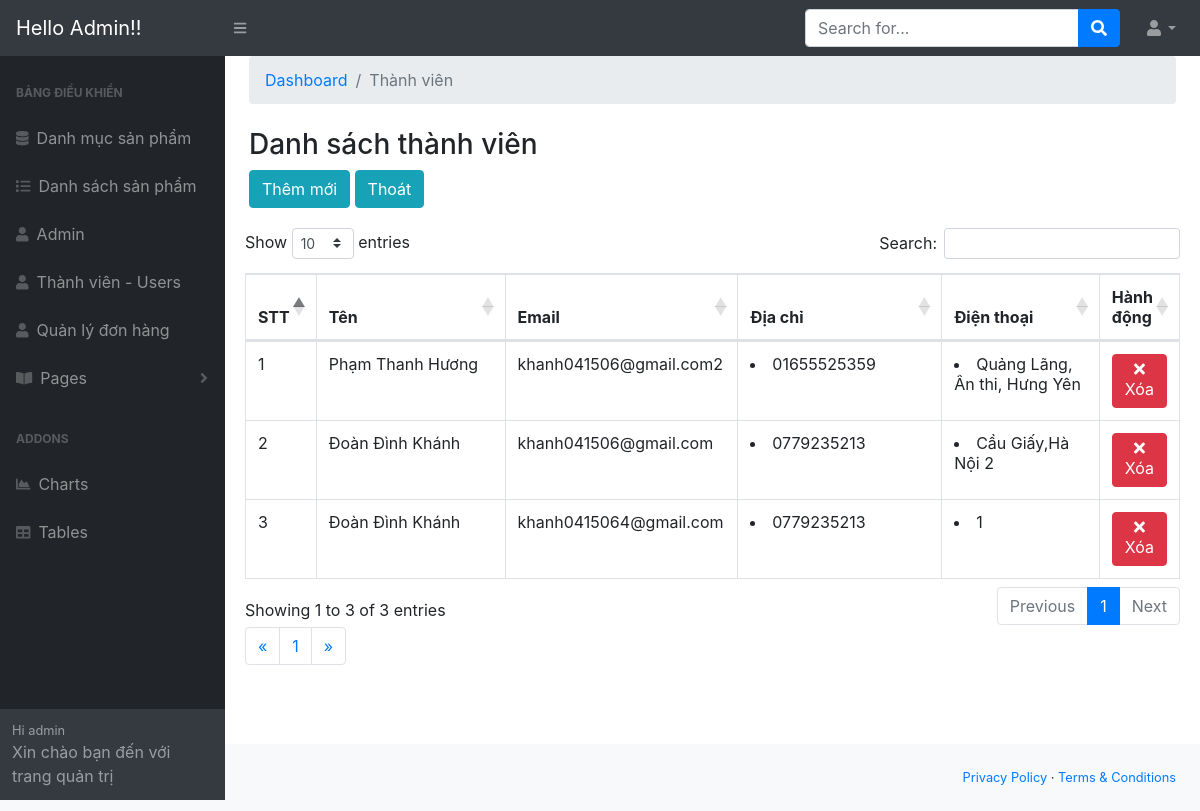
/admin/modules/user/index.php, run on the app's committed database.
### tables this page shows
CREATE TABLE `user` (
  `id` int(11) NOT NULL COMMENT 'tu tang\r\n',
  `name` varchar(100) DEFAULT NULL,
  `email` varchar(100) DEFAULT NULL,
  `phone` varchar(100) DEFAULT NULL,
  `address` varchar(200) DEFAULT NULL,
  `password` varchar(50) DEFAULT NULL,
  `anh` varchar(100) NOT NULL,
  `status` tinyint(4) DEFAULT 1,
  `token` varchar(50) DEFAULT NULL COMMENT 'xem xet viec khoa tk',
  `create_at_user` timestamp NULL DEFAULT NULL,
  `update_at_user` timestamp NULL DEFAULT NULL ON UPDATE current_timestamp()
);

### libraries/Database.php (called while the page is built, shortened)
<?php
    class Database
    {
        public $link;
        public function __construct()
        {
            $this->link = mysqli_connect("localhost","root","","btl") or die ();
            mysqli_set_charset($this->link,"utf8");
        }
        public function countTable($table)
        {
            $sql = "SELECT id FROM  {$table}";
            $result = mysqli_query($this->link, $sql) or die("Lỗi Truy Vấn countTable----" .mysqli_error($this->link));
            $num = mysqli_num_rows($result);
            return $num;
        }
         public function fetchAll($table)
        {
            $sql = "SELECT * FROM {$table} WHERE 1" ;
            $result = mysqli_query($this->link,$sql) or die("Lỗi Truy Vấn fetchAll " .mysqli_error($this->link));
            $data = [];
            if( $result)
            {
                while ($num = mysqli_fetch_assoc($result))
                {
                    $data[] = $num;
                }
            }
            return $data;
        }
         public  function fetchJone($table,$sql ,$page = 0,$row ,$pagi = false )
        {
            $data = [];
            $result = mysqli_query($this->link,$sql);
            if ($pagi == true )
            {
                $total = $this->countTable($table);
                $sotrang = ceil($total / $row);
                $start = ($page - 1 ) * $row ;
                $sql .= " LIMIT $start,$row";
                $data = [ "page" => $sotrang];
                $result = mysqli_query($this->link,$sql) or die("Lỗi truy vấn fetchJone ---- " .mysqli_error($this->link));
            }
            else
            {
                $result = mysqli_query($this->link,$sql) or die("Lỗi truy vấn fetchJone ---- " .mysqli_error($this->link));
            }
            if( $result)
            {
                while ($num = mysqli_fetch_assoc($result))
                {
                    $data[] = $num;
                }
            }
            return $data;
        }
    }
?>

### admin/autoload/autoload.php (called while the page is built, shortened)
<?php
    require_once __DIR__. "/../../libraries/Database.php";
    $db = new Database;
?>

### admin/modules/user/index.php (the view, shortened to what this page needs)
<?php
    require_once __DIR__. "/../../autoload/autoload.php";
    $user = $db->fetchAll("user");
    if(isset($_GET['page']))
    {
        $p= $_GET['page'];
    }
    else
    {
        $p=1;
    }
    $sql= "SELECT user.* FROM user ORDER BY ID DESC";
    $product=$db->fetchJone('user',$sql,$p,5,true);
    if(isset($product['page']))
    {
        $sotrang = $product['page'];
        unset($product['page']);
    }
?>
<?php require_once __DIR__. "/../../layouts/header.php";?>
            <div id="layoutSidenav_content">
                <main>
                    <div class="container-fluid">
                        <ol class="breadcrumb mb-4">
                            <li class="breadcrumb-item active"><a href="/website_phukien/admin/index.php">Dashboard</a></li>
                            <li class="breadcrumb-item active">Thành viên</li>
                        </ol>
                        <h3>Danh sách thành viên</h3>
                       <a href="#" class="btn btn-info">Thêm mới</a>
                       <a href="/website_phukien/admin/index.php" class="btn btn-info">Thoát</a>
                        </div>
                        <div class="card-body">
                            <div class="table-responsive">
                                    <table class="table table-bordered" id="dataTable" style="width:100%;height:300px"" cellspacing="0">
                                        <thead>
                                            <tr>
                                                <th>STT</th>
                                                <th>Tên </th>
                                                <th>Email</th>
                                                <th>Địa chỉ</th>
                                                <th>Điện thoại</th>
                                                <th>Hành động</th>
                                            </tr>
                                        </thead>
                                        <tbody>
                                            <?php
                                            $stt=1;
                                            foreach($product as $item): ?>
                                            <tr>
                                                <td style="width:5%;"><?php echo $stt ?></td>
                                                <td style="width:25%;"><?php echo $item['name'] ?></td>
                                                <td style="width:25%;"><?php echo $item['email'] ?></td>
                                                <td style="width:25%;">
                                                <li> <?php echo $item['phone'] ?> </li>
                                                </td>
                                                <td style="width:25%;">
                                                <li> <?php echo $item['address'] ?> </li>
                                                </td>
                                                <td>
                                                    <a class="btn btn-xs btn-danger" href="delete.php?id=<?php echo $item['id'] ?>">
                                                    <i class="fa fa-times"></i>
                                                    Xóa</a>
                                                </td>
                                            </tr>
                                            <?php $stt++;endforeach ?>
                                        </tbody>
                                    </table>
                                <div class="pull-right">
                                    <nav aria-label="Page navigation example" >
                                        <ul class="pagination">
                                            <li class="page-item">
                                                <a href="" aria-label="Previous" class="page-link">
                                                    <span aria-hidden="true">&laquo;</span>
                                                </a>
                                            </li>
                                            <?php for( $i=1 ; $i<=$sotrang ; $i++ ): ?>
                                             <?php
                                                if(isset($_GET['page']))
                                                {
                                                    $p=$_GET['page'];
                                                }
                                                else
                                                {
                                                    $p=1;
                                                } ?>
                                                <li class="<?php echo ($i == $p)? 'active' : '' ?>">
                                                <a href="?page=<?php echo $i ; ?>" class="page-link"><?php echo $i; echo "  ";  ?></a>
                                            <?php endfor; ?>
                                            </li>
                                            <li class="page-item">
                                            <a href="" aria-label="Next" class="page-link">
                                                    <span aria-hidden="true">&raquo;</span>
                                                </a>
                                            </li>
                                        </ul>
                                    </nav>
                                    </div>
                                </div>
                            </div>
                        </div>
                    </div>
<?php require_once __DIR__. "/../../layouts/footer.php";?>

### data on the page
user: name "Phạm Thanh Hương", email "khanh041506@gmail.com2", phone "01655525359", address "Quảng Lãng, Ân thi, Hưng Yên"
user: name "Đoàn Đình Khánh", email "khanh041506@gmail.com", phone "0779235213", address "Cầu Giấy,Hà Nội 2"
user: name "Đoàn Đình Khánh", email "khanh0415064@gmail.com", phone "0779235213", address "1"
